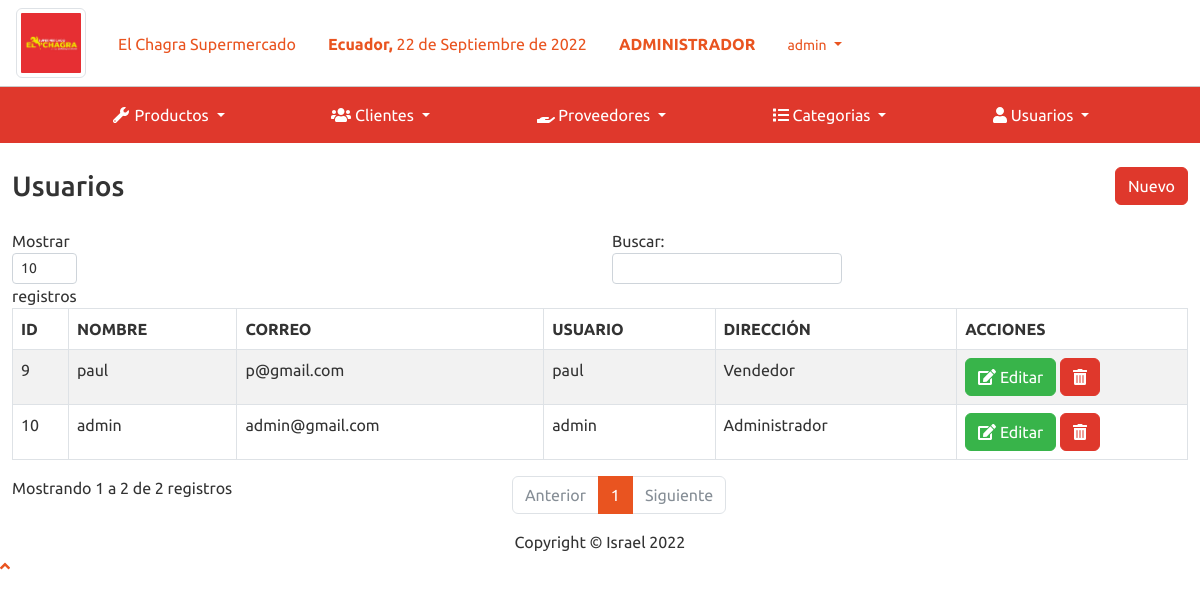
/sistema/lista_usuarios.php (signed in), run on the app's committed database.
### tables this page shows
CREATE TABLE `usuario` (
  `idusuario` int(11) NOT NULL,
  `nombre` varchar(100) NOT NULL,
  `correo` varchar(100) NOT NULL,
  `usuario` varchar(20) NOT NULL,
  `clave` varchar(50) NOT NULL,
  `rol` int(11) NOT NULL
);

CREATE TABLE `rol` (
  `idrol` int(11) NOT NULL,
  `rol` varchar(50) NOT NULL
);

### sistema/lista_usuarios.php (the view)
<?php include_once "includes/header.php"; ?>
<div class="container-fluid">
	<div class="d-sm-flex align-items-center justify-content-between mb-4">
		<h1 class="h3 mb-0 text-gray-800">Usuarios</h1>
		<?php if ($_SESSION['rol'] == 1) { ?>
		<a href="registro_usuario.php" class="btn btn-danger">Nuevo</a>
		<?php } ?>
	</div>
	<div class="row">
		<div class="col-lg-12">
			<div class="table-responsive">
				<table class="table table-striped table-bordered" id="table">
					<thead class="thead-dark">
						<tr>
							<th>ID</th>
							<th>NOMBRE</th>
							<th>CORREO</th>
							<th>USUARIO</th>
							<th>DIRECCIÓN</th>
							<?php if ($_SESSION['rol'] == 1) { ?>
							<th>ACCIONES</th>
							<?php }?>
						</tr>
					</thead>
					<tbody>
						<?php
						include "../conexion.php";
						$query = mysqli_query($conexion, "SELECT u.idusuario, u.nombre, u.correo, u.usuario, r.rol FROM usuario u INNER JOIN rol r ON u.rol = r.idrol");
						$result = mysqli_num_rows($query);
						if ($result > 0) {
							while ($data = mysqli_fetch_assoc($query)) { ?>
								<tr>
									<td><?php echo $data['idusuario']; ?></td>
									<td><?php echo $data['nombre']; ?></td>
									<td><?php echo $data['correo']; ?></td>
									<td><?php echo $data['usuario']; ?></td>
									<td><?php echo $data['rol']; ?></td>
									<?php if ($_SESSION['rol'] == 1) { ?>
									<td>
										<a href="editar_usuario.php?id=<?php echo $data['idusuario']; ?>" class="btn btn-success"><i class='fas fa-edit'></i> Editar</a>
										<form action="eliminar_usuario.php?id=<?php echo $data['idusuario']; ?>" method="post" class="confirmar d-inline">
											<button class="btn btn-danger" type="submit"><i class='fas fa-trash-alt'></i> </button>
										</form>
									</td>
									<?php } ?>
								</tr>
						<?php }
						} ?>
					</tbody>
				</table>
			</div>
		</div>
	</div>
</div>
</div>
<?php include_once "includes/footer.php"; ?>

### data on the page
usuario: idusuario "9", nombre "paul", correo "p@gmail.com", usuario "paul", rol.rol "Vendedor"
usuario: idusuario "10", nombre "admin", correo "admin@gmail.com", usuario "admin", rol.rol "Administrador"

### other printed values
fechaPeru() "22 de Septiembre de 2022"
$_SESSION['nombre'] "admin"
